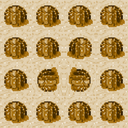

A 2D game scene composited from a Tiled map and its tileset images. What follows is a short description and the map's XML, with every tile layer's data as written:
An orthogonal 4x4 tile map with 32x32 px tiles, 1 tile layer (Tile Layer 1).

<map version="1.0" orientation="orthogonal" renderorder="right-down" width="4" height="4" tilewidth="32" tileheight="32" nextobjectid="1">
 <tileset firstgid="1" source="test2.tsx" />
 <layer name="Tile Layer 1" width="4" height="4">
  <data>
   <tile gid="1" />
   <tile gid="1" />
   <tile gid="1" />
   <tile gid="1" />
   <tile gid="1" />
   <tile gid="1" />
   <tile gid="2147483649" />
   <tile gid="1" />
   <tile gid="1" />
   <tile gid="1610612737" />
   <tile gid="3758096385" />
   <tile gid="1" />
   <tile gid="1" />
   <tile gid="1" />
   <tile gid="1" />
   <tile gid="1" />
  </data>
 </layer>
</map>